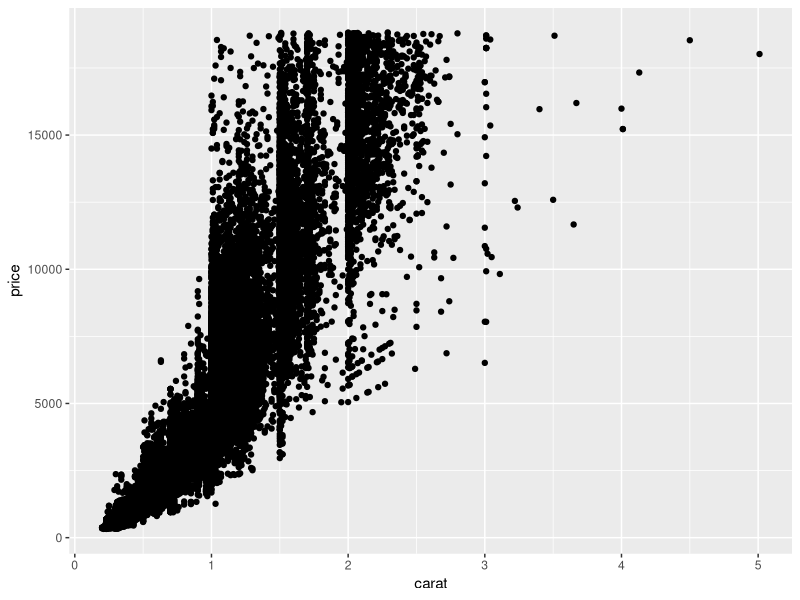
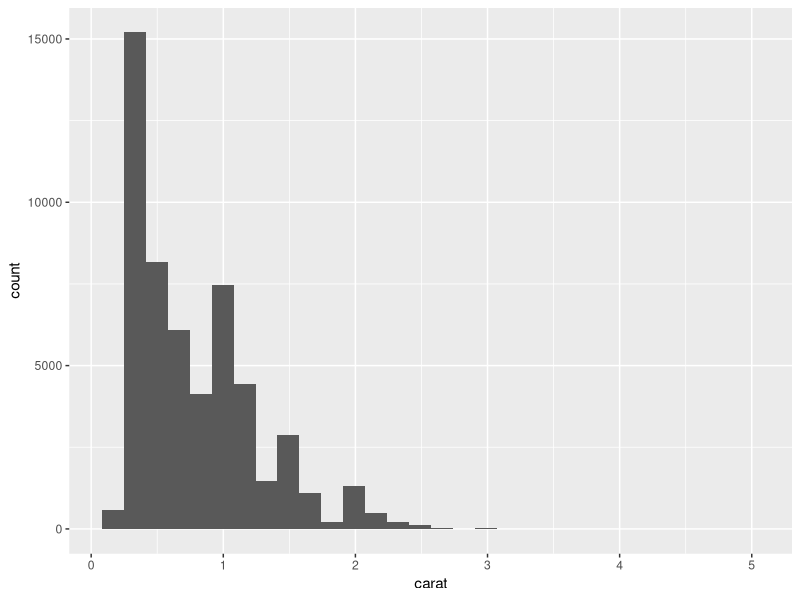

Write R code to recreate these figures, in order.
## ---- chunk 1
knitr::opts_chunk$set(echo = TRUE)
library(tidyverse)
library(skimr)
library(GGally)

## ---- chunk 2
# Explore diamonds

names(diamonds)

dim(diamonds)

summary(diamonds)

head(diamonds)

tail(diamonds)

skimr::skim(diamonds)

## ---- chunk 3
ggplot(diamonds, aes(x = carat, y = price)) +
  geom_point()

ggplot(diamonds, aes(x = carat)) +
  geom_histogram()

